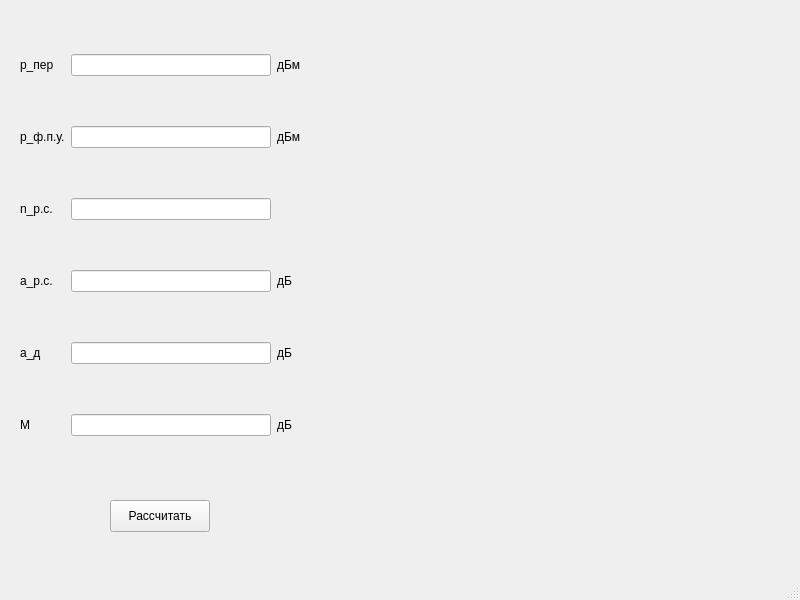
<?xml version="1.0" encoding="UTF-8"?>
<ui version="4.0">
 <class>MainWindow</class>
 <widget class="QMainWindow" name="MainWindow">
  <property name="geometry">
   <rect>
    <x>0</x>
    <y>0</y>
    <width>800</width>
    <height>600</height>
   </rect>
  </property>
  <property name="windowTitle">
   <string>MainWindow</string>
  </property>
  <widget class="QWidget" name="centralwidget">
   <widget class="QPushButton" name="pushButton_calc">
    <property name="geometry">
     <rect>
      <x>110</x>
      <y>500</y>
      <width>100</width>
      <height>32</height>
     </rect>
    </property>
    <property name="text">
     <string>Рассчитать</string>
    </property>
   </widget>
   <widget class="QWidget" name="gridLayoutWidget">
    <property name="geometry">
     <rect>
      <x>20</x>
      <y>10</y>
      <width>281</width>
      <height>471</height>
     </rect>
    </property>
    <layout class="QGridLayout" name="gridLayout">
     <item row="4" column="1">
      <widget class="QLineEdit" name="lineEdit_extraLoss"/>
     </item>
     <item row="2" column="1">
      <widget class="QLineEdit" name="lineEdit_connectionsCount"/>
     </item>
     <item row="4" column="2">
      <widget class="QLabel" name="label_extraLoss_2">
       <property name="text">
        <string>дБ</string>
       </property>
      </widget>
     </item>
     <item row="3" column="0">
      <widget class="QLabel" name="label_avgSpliceLoss">
       <property name="text">
        <string>a_р.с.</string>
       </property>
      </widget>
     </item>
     <item row="3" column="2">
      <widget class="QLabel" name="label_avgConnectionLoss_2">
       <property name="text">
        <string>дБ</string>
       </property>
      </widget>
     </item>
     <item row="0" column="1">
      <widget class="QLineEdit" name="lineEdit_exitLvl"/>
     </item>
     <item row="0" column="0">
      <widget class="QLabel" name="label_exitLvl">
       <property name="text">
        <string>p_пер</string>
       </property>
      </widget>
     </item>
     <item row="4" column="0">
      <widget class="QLabel" name="label_extraLoss">
       <property name="text">
        <string>a_д</string>
       </property>
      </widget>
     </item>
     <item row="3" column="1">
      <widget class="QLineEdit" name="lineEdit_avgConnectionLoss"/>
     </item>
     <item row="1" column="0">
      <widget class="QLabel" name="label_recievedLvl">
       <property name="text">
        <string>p_ф.п.у.</string>
       </property>
      </widget>
     </item>
     <item row="1" column="1">
      <widget class="QLineEdit" name="lineEdit_recievedLvl"/>
     </item>
     <item row="2" column="0">
      <widget class="QLabel" name="label_connectionsCount">
       <property name="text">
        <string>n_р.с.</string>
       </property>
      </widget>
     </item>
     <item row="0" column="2">
      <widget class="QLabel" name="label_exitLvl_2">
       <property name="text">
        <string>дБм</string>
       </property>
      </widget>
     </item>
     <item row="1" column="2">
      <widget class="QLabel" name="label_recievedLvl_2">
       <property name="text">
        <string>дБм</string>
       </property>
      </widget>
     </item>
     <item row="5" column="0">
      <widget class="QLabel" name="label_systemBuffer">
       <property name="text">
        <string>M</string>
       </property>
      </widget>
     </item>
     <item row="5" column="1">
      <widget class="QLineEdit" name="lineEdit_systemBuffer"/>
     </item>
     <item row="5" column="2">
      <widget class="QLabel" name="label_systemBuffer_2">
       <property name="text">
        <string>дБ</string>
       </property>
      </widget>
     </item>
    </layout>
   </widget>
  </widget>
  <widget class="QMenuBar" name="menubar">
   <property name="geometry">
    <rect>
     <x>0</x>
     <y>0</y>
     <width>800</width>
     <height>22</height>
    </rect>
   </property>
  </widget>
  <widget class="QStatusBar" name="statusbar"/>
 </widget>
 <resources/>
 <connections/>
</ui>
